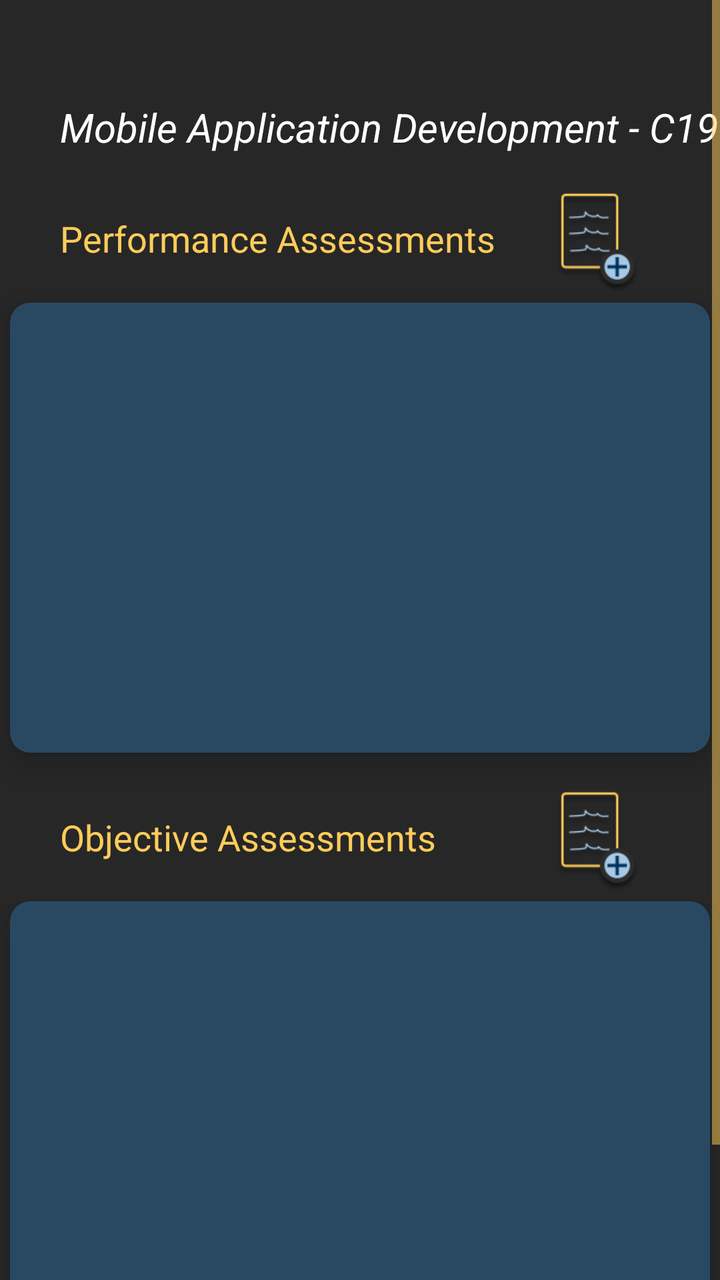
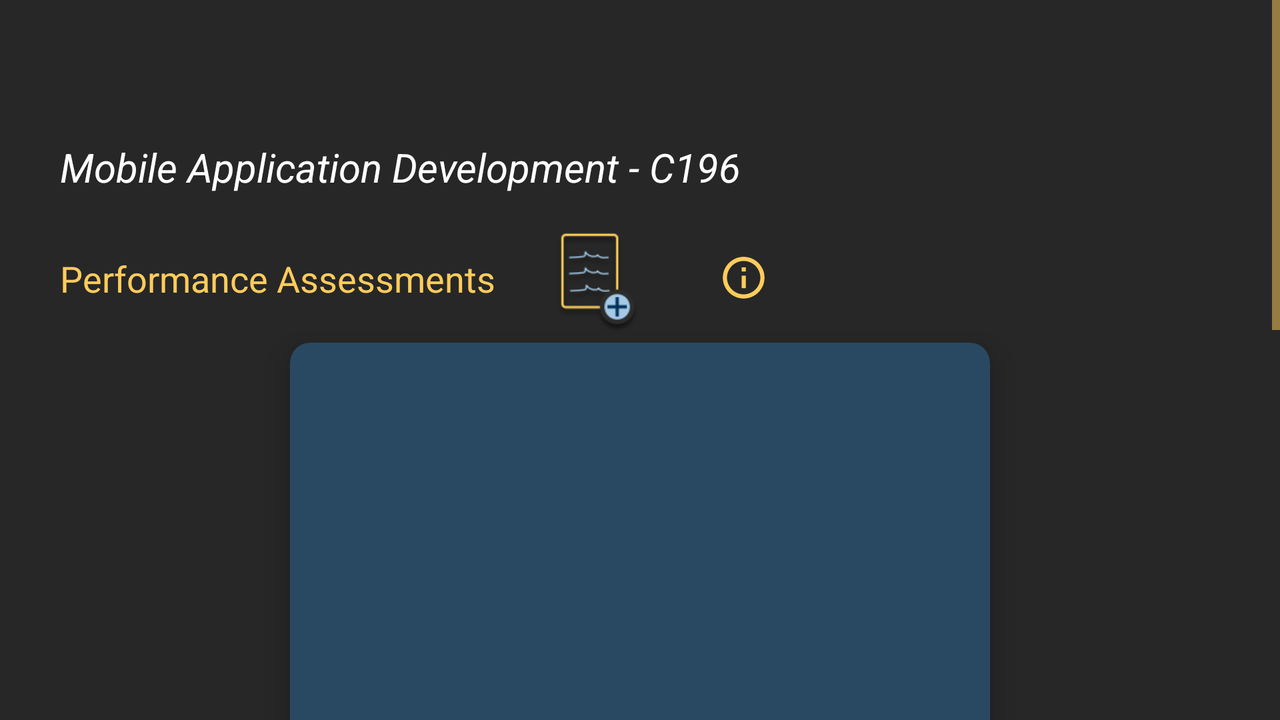

Two renders of one Android screen. The first uses the default layout on a phone; the second uses the alternative layout the repository ships for a different screen configuration, on a matching device. The two XML files are below.
<!-- AndroidManifest.xml: application theme AppTheme -->
<!-- res/layout/assessments_fragment.xml -->
<?xml version="1.0" encoding="utf-8"?>
<androidx.constraintlayout.widget.ConstraintLayout xmlns:android="http://schemas.android.com/apk/res/android"
    xmlns:app="http://schemas.android.com/apk/res-auto"
    xmlns:tools="http://schemas.android.com/tools"
    android:id="@+id/in_course_assessments"
    android:layout_width="match_parent"
    android:layout_height="match_parent"
    android:background="@color/colorPrimaryDark2"
    tools:context="fragments.AssessmentsFragment">

    <ScrollView
        android:layout_width="match_parent"
        android:layout_height="wrap_content"
        app:layout_constraintEnd_toEndOf="parent"
        app:layout_constraintStart_toStartOf="parent"
        app:layout_constraintTop_toTopOf="@id/in_course_assessments">

        <androidx.constraintlayout.widget.ConstraintLayout
            android:id="@+id/constraint_assess"
            android:layout_width="match_parent"
            android:layout_height="wrap_content"
            android:paddingBottom="@dimen/card_margin">

            <ImageButton
                android:id="@+id/info_btn2"
                android:layout_width="wrap_content"
                android:layout_height="wrap_content"
                android:layout_marginStart="@dimen/forty_dimen"
                android:layout_marginBottom="@dimen/card_margin"
                android:background="?attr/selectableItemBackgroundBorderless"
                android:contentDescription="@string/info_text"
                app:srcCompat="@drawable/ic_info2_outline_yellow_25dp"
                app:layout_constraintBottom_toTopOf="@id/perf_card"
                app:layout_constraintStart_toEndOf="@id/perf_add_btn" />

            <TextView
                android:id="@+id/assess_course_Header_lbl"
                style="@style/Headers2"
                android:layout_width="350dp"
                android:layout_height="wrap_content"
                android:layout_marginStart="@dimen/extra_dimen"
                android:layout_marginTop="@dimen/textTop_margin"
                android:text="@string/PH_courseName"
                app:layout_constraintStart_toStartOf="@+id/constraint_assess"
                app:layout_constraintTop_toTopOf="parent" />

            <TextView
                android:id="@+id/perf_header_lbl"
                style="@style/TextHeaderStyle1"
                android:layout_width="wrap_content"
                android:layout_height="wrap_content"
                android:layout_marginStart="@dimen/extra_dimen"
                android:layout_marginTop="@dimen/extra_dimen"
                android:text="@string/perf_asses_txt"
                app:layout_constraintStart_toStartOf="parent"
                app:layout_constraintTop_toBottomOf="@id/assess_course_Header_lbl" />

            <ImageButton
                android:id="@+id/perf_add_btn"
                android:layout_width="wrap_content"
                android:layout_height="wrap_content"
                android:layout_marginStart="@dimen/extra_dimen"
                android:layout_marginBottom="@dimen/land_card_margin"
                android:adjustViewBounds="true"
                android:background="?attr/selectableItemBackground"
                android:clickable="true"
                android:contentDescription="@string/perf_img_btn"
                android:focusable="true"
                android:maxWidth="@dimen/textTop_margin"
                android:maxHeight="@dimen/textTop_margin"
                android:scaleType="fitCenter"
                app:srcCompat="@drawable/assess_btn"
                app:layout_constraintBottom_toTopOf="@id/perf_card"
                app:layout_constraintStart_toEndOf="@id/perf_header_lbl" />

            <ImageButton
                android:id="@+id/obj_add_btn"
                android:layout_width="wrap_content"
                android:layout_height="wrap_content"
                android:layout_marginStart="@dimen/extra_dimen"
                android:layout_marginBottom="@dimen/land_card_margin"
                android:adjustViewBounds="true"
                android:background="?attr/selectableItemBackground"
                android:clickable="true"
                android:contentDescription="@string/perf_img_btn"
                android:focusable="true"
                android:maxWidth="@dimen/textTop_margin"
                android:maxHeight="@dimen/textTop_margin"
                android:scaleType="fitCenter"
                app:srcCompat="@drawable/assess_btn"
                app:layout_constraintBottom_toTopOf="@id/obj_card"
                app:layout_constraintStart_toEndOf="@id/perf_header_lbl" />

            <androidx.cardview.widget.CardView
                android:id="@+id/perf_card"
                android:layout_width="350dp"
                android:layout_height="225dp"
                android:layout_marginTop="@dimen/card_margin"
                app:cardBackgroundColor="@color/colorPrimaryDark3"
                app:cardCornerRadius="@dimen/recycler_margin"
                app:cardElevation="@dimen/recycler_margin"
                app:layout_constraintEnd_toEndOf="parent"
                app:layout_constraintStart_toStartOf="parent"
                app:layout_constraintTop_toBottomOf="@id/perf_header_lbl">

                
                <androidx.recyclerview.widget.RecyclerView
                    android:id="@+id/perf_asses_list"
                    android:layout_width="match_parent"
                    android:layout_height="match_parent"
                    android:clickable="true"
                    android:focusable="true"
                    android:padding="@dimen/recycler_margin"
                    android:scrollbars="vertical"
                    android:textAlignment="viewStart" />

            </androidx.cardview.widget.CardView>

            <TextView
                android:id="@+id/obj_header_lbl"
                style="@style/TextHeaderStyle1"
                android:layout_width="wrap_content"
                android:layout_height="wrap_content"
                android:layout_marginStart="@dimen/extra_dimen"
                android:layout_marginTop="@dimen/extra_dimen"
                android:text="@string/obj_asses_txt"
                app:layout_constraintStart_toStartOf="parent"
                app:layout_constraintTop_toBottomOf="@id/perf_card" />

            <androidx.cardview.widget.CardView
                android:id="@+id/obj_card"
                android:layout_width="350dp"
                android:layout_height="225dp"
                android:layout_marginTop="@dimen/card_margin"
                android:layout_marginBottom="@dimen/card_margin"
                app:cardBackgroundColor="@color/colorPrimaryDark3"
                app:cardCornerRadius="@dimen/recycler_margin"
                app:cardElevation="@dimen/recycler_margin"
                app:layout_constraintBottom_toBottomOf="parent"
                app:layout_constraintEnd_toEndOf="parent"
                app:layout_constraintStart_toStartOf="parent"
                app:layout_constraintTop_toBottomOf="@id/obj_header_lbl">

                
                <androidx.recyclerview.widget.RecyclerView
                    android:id="@+id/obj_asses_list"
                    android:layout_width="match_parent"
                    android:layout_height="match_parent"
                    android:clickable="true"
                    android:focusable="true"
                    android:padding="@dimen/recycler_margin"
                    android:scrollbars="vertical"
                    android:textAlignment="viewStart" />

            </androidx.cardview.widget.CardView>

        </androidx.constraintlayout.widget.ConstraintLayout>

    </ScrollView>

</androidx.constraintlayout.widget.ConstraintLayout>
<!-- resources referenced by this layout -->
<resources>
  <color name="colorPrimaryDark2">#272727</color>
  <color name="colorPrimaryDark3">#294963</color>
  <dimen name="card_margin">20dp</dimen>
  <dimen name="extra_dimen">30dp</dimen>
  <dimen name="forty_dimen">40dp</dimen>
  <dimen name="land_card_margin">5dp</dimen>
  <dimen name="recycler_margin">10dp</dimen>
  <dimen name="textTop_margin">50dp</dimen>
  <!-- drawable assess_btn: png bitmap (drawable, 7375 bytes) -->
  <!-- drawable ic_info2_outline_yellow_25dp (drawable) -->
  <vector android:autoMirrored="true" android:height="25dp"
      android:tint="#FFCC5A" android:viewportHeight="24.0"
      android:viewportWidth="24.0" android:width="25dp" xmlns:android="http://schemas.android.com/apk/res/android">
      <path android:fillColor="#FF000000" android:pathData="M11,17h2v-6h-2v6zM12,2C6.48,2 2,6.48 2,12s4.48,10 10,10 10,-4.48 10,-10S17.52,2 12,2zM12,20c-4.41,0 -8,-3.59 -8,-8s3.59,-8 8,-8 8,3.59 8,8 -3.59,8 -8,8zM11,9h2L13,7h-2v2z"/>
  </vector>
  <string name="PH_courseName">Mobile Application Development - C196</string>
  <string name="info_text">info_text</string>
  <string name="obj_asses_txt">Objective Assessments</string>
  <string name="perf_asses_txt">Performance Assessments</string>
  <string name="perf_img_btn">perf_img_btn</string>
  <style name="Headers2">
          <item name="android:textColor">@color/colorPrimary</item>
          <item name="android:textSize">20sp</item>
          <item name="android:textStyle">italic</item>
          <item name="android:background">@android:color/transparent</item>
          <item name="android:layout_centerVertical">true</item>
      </style>
  <style name="TextHeaderStyle1">
          <item name="android:textColor">@color/colorPrimary2</item>
          <item name="android:textSize">18sp</item>
          <item name="android:background">@android:color/transparent</item>
      </style>
  <style name="AppTheme" parent="Theme.MaterialComponents.DayNight.NoActionBar">
          
          <item name="colorPrimary">@color/colorPrimaryDark</item>
          <item name="colorOnPrimary">@color/colorPrimary2</item>
          <item name="colorPrimaryDark">@color/colorPrimaryDark</item>
          <item name="colorButtonNormal">@color/colorPrimary3</item>
          <item name="colorControlActivated">@color/colorPrimary2</item>
          <item name="android:textColorPrimary">@color/colorPrimary2</item>
          <item name="actionBarItemBackground">@color/colorPrimaryDark2</item>
          <item name="colorControlNormal">@color/colorPrimary2</item>
          <item name="colorControlHighlight">@color/colorPrimary2</item>
          <item name="android:splitMotionEvents">false</item>
      </style>
  <color name="colorPrimary">#FFF</color>
  <color name="colorPrimary2">#FFCC5A</color>
  <color name="colorPrimaryDark">#2C2C2C</color>
  <color name="colorPrimary3">#A6C9E6</color>
</resources>
<!-- res/layout-land/assessments_fragment.xml (the repository's variant of the layout above) -->
<!-- drawn on the phone turned sideways -->
<?xml version="1.0" encoding="utf-8"?>
<androidx.constraintlayout.widget.ConstraintLayout xmlns:android="http://schemas.android.com/apk/res/android"
    xmlns:app="http://schemas.android.com/apk/res-auto"
    xmlns:tools="http://schemas.android.com/tools"
    android:id="@+id/in_course_assessments"
    android:layout_width="match_parent"
    android:layout_height="match_parent"
    android:background="@color/colorPrimaryDark2"
    tools:context="fragments.AssessmentsFragment">

    <ScrollView
        android:layout_width="match_parent"
        android:layout_height="wrap_content"
        android:scrollbarAlwaysDrawVerticalTrack="true"
        app:layout_constraintBottom_toBottomOf="parent"
        app:layout_constraintEnd_toEndOf="parent"
        app:layout_constraintStart_toStartOf="parent"
        app:layout_constraintTop_toTopOf="@id/in_course_assessments">

        <androidx.constraintlayout.widget.ConstraintLayout
            android:id="@+id/constraint_assess"
            android:layout_width="match_parent"
            android:layout_height="wrap_content"
            android:layout_marginTop="@dimen/card_margin"
            android:paddingBottom="@dimen/sixty_margin">

            <ImageButton
                android:id="@+id/info_btn2"
                android:layout_width="wrap_content"
                android:layout_height="wrap_content"
                android:layout_marginStart="@dimen/forty_dimen"
                android:layout_marginBottom="@dimen/card_margin"
                android:background="?attr/selectableItemBackgroundBorderless"
                android:contentDescription="@string/info_text"
                app:srcCompat="@drawable/ic_info2_outline_yellow_25dp"
                app:layout_constraintBottom_toTopOf="@id/perf_card"
                app:layout_constraintStart_toEndOf="@id/perf_add_btn" />

            <TextView
                android:id="@+id/assess_course_Header_lbl"
                style="@style/Headers2"
                android:layout_width="350dp"
                android:layout_height="wrap_content"
                android:layout_marginStart="@dimen/extra_dimen"
                android:layout_marginTop="@dimen/textTop_margin"
                android:text="@string/PH_courseName"
                app:layout_constraintStart_toStartOf="@+id/constraint_assess"
                app:layout_constraintTop_toTopOf="parent" />

            <TextView
                android:id="@+id/perf_header_lbl"
                style="@style/TextHeaderStyle1"
                android:layout_width="wrap_content"
                android:layout_height="wrap_content"
                android:layout_marginStart="@dimen/extra_dimen"
                android:layout_marginTop="@dimen/extra_dimen"
                android:text="@string/perf_asses_txt"
                app:layout_constraintStart_toStartOf="parent"
                app:layout_constraintTop_toBottomOf="@id/assess_course_Header_lbl" />

            <ImageButton
                android:id="@+id/perf_add_btn"
                android:layout_width="wrap_content"
                android:layout_height="wrap_content"
                android:layout_marginStart="@dimen/extra_dimen"
                android:layout_marginBottom="@dimen/land_card_margin"
                android:adjustViewBounds="true"
                android:background="?attr/selectableItemBackground"
                android:clickable="true"
                android:contentDescription="@string/perf_img_btn"
                android:focusable="true"
                android:maxWidth="@dimen/textTop_margin"
                android:maxHeight="@dimen/textTop_margin"
                android:scaleType="fitCenter"
                app:srcCompat="@drawable/assess_btn"
                app:layout_constraintBottom_toTopOf="@id/perf_card"
                app:layout_constraintStart_toEndOf="@id/perf_header_lbl" />

            <ImageButton
                android:id="@+id/obj_add_btn"
                android:layout_width="wrap_content"
                android:layout_height="wrap_content"
                android:layout_marginStart="@dimen/extra_dimen"
                android:layout_marginBottom="@dimen/land_card_margin"
                android:adjustViewBounds="true"
                android:background="?attr/selectableItemBackground"
                android:clickable="true"
                android:contentDescription="@string/perf_img_btn"
                android:focusable="true"
                android:maxWidth="@dimen/textTop_margin"
                android:maxHeight="@dimen/textTop_margin"
                android:scaleType="fitCenter"
                app:srcCompat="@drawable/assess_btn"
                app:layout_constraintBottom_toTopOf="@id/obj_card"
                app:layout_constraintStart_toEndOf="@id/perf_header_lbl" />

            <androidx.cardview.widget.CardView
                android:id="@+id/perf_card"
                android:layout_width="350dp"
                android:layout_height="225dp"
                android:layout_marginTop="@dimen/card_margin"
                app:cardBackgroundColor="@color/colorPrimaryDark3"
                app:cardCornerRadius="@dimen/recycler_margin"
                app:cardElevation="@dimen/recycler_margin"
                app:layout_constraintEnd_toEndOf="parent"
                app:layout_constraintStart_toStartOf="parent"
                app:layout_constraintTop_toBottomOf="@id/perf_header_lbl">

                
                <androidx.recyclerview.widget.RecyclerView
                    android:id="@+id/perf_asses_list"
                    android:layout_width="match_parent"
                    android:layout_height="match_parent"
                    android:clickable="true"
                    android:focusable="true"
                    android:padding="@dimen/recycler_margin"
                    android:scrollbars="vertical"
                    android:textAlignment="viewStart" />

            </androidx.cardview.widget.CardView>

            <TextView
                android:id="@+id/obj_header_lbl"
                style="@style/TextHeaderStyle1"
                android:layout_width="wrap_content"
                android:layout_height="wrap_content"
                android:layout_marginStart="@dimen/extra_dimen"
                android:layout_marginTop="@dimen/extra_dimen"
                android:text="@string/obj_asses_txt"
                app:layout_constraintStart_toStartOf="parent"
                app:layout_constraintTop_toBottomOf="@id/perf_card" />

            <androidx.cardview.widget.CardView
                android:id="@+id/obj_card"
                android:layout_width="350dp"
                android:layout_height="225dp"
                android:layout_marginTop="@dimen/card_margin"
                android:layout_marginBottom="@dimen/extra_dimen"
                app:cardBackgroundColor="@color/colorPrimaryDark3"
                app:cardCornerRadius="@dimen/recycler_margin"
                app:cardElevation="@dimen/recycler_margin"
                app:layout_constraintBottom_toBottomOf="parent"
                app:layout_constraintEnd_toEndOf="parent"
                app:layout_constraintStart_toStartOf="parent"
                app:layout_constraintTop_toBottomOf="@id/obj_header_lbl">

                
                <androidx.recyclerview.widget.RecyclerView
                    android:id="@+id/obj_asses_list"
                    android:layout_width="match_parent"
                    android:layout_height="match_parent"
                    android:clickable="true"
                    android:focusable="true"
                    android:padding="@dimen/recycler_margin"
                    android:scrollbars="vertical"
                    android:textAlignment="viewStart" />

            </androidx.cardview.widget.CardView>

        </androidx.constraintlayout.widget.ConstraintLayout>

    </ScrollView>

</androidx.constraintlayout.widget.ConstraintLayout>
<!-- resources referenced by the variant -->
<!-- as the phone turned sideways resolves them -->
<resources>
  <color name="colorPrimaryDark2">#272727</color>
  <color name="colorPrimaryDark3">#294963</color>
  <dimen name="card_margin">20dp</dimen>
  <dimen name="extra_dimen">30dp</dimen>
  <dimen name="forty_dimen">40dp</dimen>
  <dimen name="land_card_margin">5dp</dimen>
  <dimen name="recycler_margin">10dp</dimen>
  <dimen name="sixty_margin">60dp</dimen>
  <dimen name="textTop_margin">50dp</dimen>
  <!-- drawable assess_btn: png bitmap (drawable, 7375 bytes) -->
  <!-- drawable ic_info2_outline_yellow_25dp (drawable) -->
  <vector android:autoMirrored="true" android:height="25dp"
      android:tint="#FFCC5A" android:viewportHeight="24.0"
      android:viewportWidth="24.0" android:width="25dp" xmlns:android="http://schemas.android.com/apk/res/android">
      <path android:fillColor="#FF000000" android:pathData="M11,17h2v-6h-2v6zM12,2C6.48,2 2,6.48 2,12s4.48,10 10,10 10,-4.48 10,-10S17.52,2 12,2zM12,20c-4.41,0 -8,-3.59 -8,-8s3.59,-8 8,-8 8,3.59 8,8 -3.59,8 -8,8zM11,9h2L13,7h-2v2z"/>
  </vector>
  <string name="PH_courseName">Mobile Application Development - C196</string>
  <string name="info_text">info_text</string>
  <string name="obj_asses_txt">Objective Assessments</string>
  <string name="perf_asses_txt">Performance Assessments</string>
  <string name="perf_img_btn">perf_img_btn</string>
  <style name="Headers2">
          <item name="android:textColor">@color/colorPrimary</item>
          <item name="android:textSize">20sp</item>
          <item name="android:textStyle">italic</item>
          <item name="android:background">@android:color/transparent</item>
          <item name="android:layout_centerVertical">true</item>
      </style>
  <style name="TextHeaderStyle1">
          <item name="android:textColor">@color/colorPrimary2</item>
          <item name="android:textSize">18sp</item>
          <item name="android:background">@android:color/transparent</item>
      </style>
  <style name="AppTheme" parent="Theme.MaterialComponents.DayNight.NoActionBar">
          
          <item name="colorPrimary">@color/colorPrimaryDark</item>
          <item name="colorOnPrimary">@color/colorPrimary2</item>
          <item name="colorPrimaryDark">@color/colorPrimaryDark</item>
          <item name="colorButtonNormal">@color/colorPrimary3</item>
          <item name="colorControlActivated">@color/colorPrimary2</item>
          <item name="android:textColorPrimary">@color/colorPrimary2</item>
          <item name="actionBarItemBackground">@color/colorPrimaryDark2</item>
          <item name="colorControlNormal">@color/colorPrimary2</item>
          <item name="colorControlHighlight">@color/colorPrimary2</item>
          <item name="android:splitMotionEvents">false</item>
      </style>
  <color name="colorPrimary">#FFF</color>
  <color name="colorPrimary2">#FFCC5A</color>
  <color name="colorPrimaryDark">#2C2C2C</color>
  <color name="colorPrimary3">#A6C9E6</color>
</resources>
